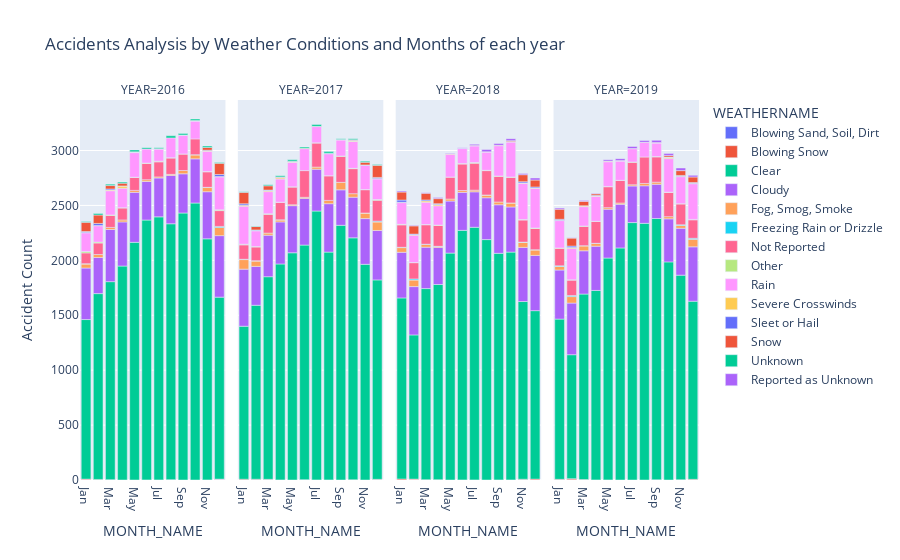

Source (notebook cell):
### Markdown cell above
**Does the frequency of accidents occurrence change with seasons, and is this influenced by weather conditions?**

### Code cell
import pandas as pd
import sqlalchemy as sq
import plotly.express as px

engine = sq.create_engine('mysql+mysqlconnector://l01-12:A9vwHwl5Sa4fa@datasciencedb2.ucalgary.ca/l01-12')

# SQL query to analyze the number of accidents based on weather conditions according to each month of the year
sql_query = """
    SELECT 
    YEAR(DATE) as YEAR,
    DATE_FORMAT(DATE, '%b') as MONTH_NAME,
    WEATHERNAME,
    COUNT(*) AS accident_count
    FROM
        accidents
    GROUP BY
        YEAR(DATE),
        MONTH(DATE),
        WEATHERNAME
"""

MonthWeather_Accident = pd.read_sql_query(sql_query, engine)

# Define the order of months in chronological order
month_order = [
    'Jan', 'Feb', 'Mar', 'Apr', 'May', 'Jun', 'Jul', 'Aug', 'Sep', 'Oct', 'Nov', 'Dec'
]

# Visualize with Plotly Express
fig = px.bar(
    MonthWeather_Accident,
    x='MONTH_NAME',
    y='accident_count',
    color='WEATHERNAME',
    facet_col='YEAR',
    labels={'accident_count': 'Accident Count'},
    title='Accidents Analysis by Weather Conditions and Months of each year',
    category_orders={'MONTH_NAME': month_order}  # Set the order of months
)

fig.show()
fig.write_html(r"/Users/archangeloouano/Documents/UofC - Data Science and Analytics/Data 604 Working with Data at Scale/Project/accidents_analysis.html")

### Figure 1 — Plotly figure (JSON) as saved in the notebook; plotly's stock layout.template omitted (floating-point values rounded to 4 significant figures)
{"data": [{"alignmentgroup": "True", "hovertemplate": "WEATHERNAME=Blowing Sand, Soil, Dirt<br>YEAR=2016<br>MONTH_NAME=%{x}<br>Accident Count=%{y}<extra></extra>", "legendgroup": "Blowing Sand, Soil, Dirt", "marker": {"color": "#636efa", "pattern": {"shape": ""}}, "name": "Blowing Sand, Soil, Dirt", "offsetgroup": "Blowing Sand, Soil, Dirt", "orientation": "v", "showlegend": true, "textposition": "auto", "type": "bar", "x": ["Jan", "Feb", "Mar", "Jun", "Jul", "Aug", "Nov", "Dec"], "xaxis": "x", "y": [2, 1, 2, 1, 1, 3, 1, 6], "yaxis": "y"}, {"alignmentgroup": "True", "hovertemplate": "WEATHERNAME=Blowing Sand, Soil, Dirt<br>YEAR=2017<br>MONTH_NAME=%{x}<br>Accident Count=%{y}<extra></extra>", "legendgroup": "Blowing Sand, Soil, Dirt", "marker": {"color": "#636efa", "pattern": {"shape": ""}}, "name": "Blowing Sand, Soil, Dirt", "offsetgroup": "Blowing Sand, Soil, Dirt", "orientation": "v", "showlegend": false, "textposition": "auto", "type": "bar", "x": ["Feb", "Mar", "Jun", "Jul", "Aug", "Dec"], "xaxis": "x2", "y": [2, 2, 3, 1, 1, 2], "yaxis": "y2"}, {"alignmentgroup": "True", "hovertemplate": "WEATHERNAME=Blowing Sand, Soil, Dirt<br>YEAR=2018<br>MONTH_NAME=%{x}<br>Accident Count=%{y}<extra></extra>", "legendgroup": "Blowing Sand, Soil, Dirt", "marker": {"color": "#636efa", "pattern": {"shape": ""}}, "name": "Blowing Sand, Soil, Dirt", "offsetgroup": "Blowing Sand, Soil, Dirt", "orientation": "v", "showlegend": false, "textposition": "auto", "type": "bar", "x": ["Feb", "Apr", "Jun", "Jul", "Sep", "Nov"], "xaxis": "x3", "y": [3, 1, 1, 1, 1, 3], "yaxis": "y3"}, {"alignmentgroup": "True", "hovertemplate": "WEATHERNAME=Blowing Sand, Soil, Dirt<br>YEAR=2019<br>MONTH_NAME=%{x}<br>Accident Count=%{y}<extra></extra>", "legendgroup": "Blowing Sand, Soil, Dirt", "marker": {"color": "#636efa", "pattern": {"shape": ""}}, "name": "Blowing Sand, Soil, Dirt", "offsetgroup": "Blowing Sand, Soil, Dirt", "orientation": "v", "showlegend": false, "textposition": "auto", "type": "bar", "x": ["Jan", "Feb", "Mar", "Apr", "May", "Sep"], "xaxis": "x4", "y": [1, 3, 1, 1, 1, 2], "yaxis": "y4"}, {"alignmentgroup": "True", "hovertemplate": "WEATHERNAME=Blowing Snow<br>YEAR=2016<br>MONTH_NAME=%{x}<br>Accident Count=%{y}<extra></extra>", "legendgroup": "Blowing Snow", "marker": {"color": "#EF553B", "pattern": {"shape": ""}}, "name": "Blowing Snow", "offsetgroup": "Blowing Snow", "orientation": "v", "showlegend": true, "textposition": "auto", "type": "bar", "x": ["Jan", "Feb", "Mar", "Dec"], "xaxis": "x", "y": [6, 4, 1, 2], "yaxis": "y"}, {"alignmentgroup": "True", "hovertemplate": "WEATHERNAME=Blowing Snow<br>YEAR=2017<br>MONTH_NAME=%{x}<br>Accident Count=%{y}<extra></extra>", "legendgroup": "Blowing Snow", "marker": {"color": "#EF553B", "pattern": {"shape": ""}}, "name": "Blowing Snow", "offsetgroup": "Blowing Snow", "orientation": "v", "showlegend": false, "textposition": "auto", "type": "bar", "x": ["Jan", "Feb", "Mar", "Apr", "Oct", "Dec"], "xaxis": "x2", "y": [7, 5, 4, 1, 2, 4], "yaxis": "y2"}, {"alignmentgroup": "True", "hovertemplate": "WEATHERNAME=Blowing Snow<br>YEAR=2018<br>MONTH_NAME=%{x}<br>Accident Count=%{y}<extra></extra>", "legendgroup": "Blowing Snow", "marker": {"color": "#EF553B", "pattern": {"shape": ""}}, "name": "Blowing Snow", "offsetgroup": "Blowing Snow", "orientation": "v", "showlegend": false, "textposition": "auto", "type": "bar", "x": ["Jan", "Feb", "Mar", "Apr", "Oct", "Nov", "Dec"], "xaxis": "x3", "y": [9, 5, 3, 2, 1, 4, 8], "yaxis": "y3"}, {"alignmentgroup": "True", "hovertemplate": "WEATHERNAME=Blowing Snow<br>YEAR=2019<br>MONTH_NAME=%{x}<br>Accident Count=%{y}<extra></extra>", "legendgroup": "Blowing Snow", "marker": {"color": "#EF553B", "pattern": {"shape": ""}}, "name": "Blowing Snow", "offsetgroup": "Blowing Snow", "orientation": "v", "showlegend": false, "textposition": "auto", "type": "bar", "x": ["Jan", "Feb", "Mar", "Nov", "Dec"], "xaxis": "x4", "y": [5, 9, 3, 2, 6], "yaxis": "y4"}, {"alignmentgroup": "True", "hovertemplate": "WEATHERNAME=Clear<br>YEAR=2016<br>MONTH_NAME=%{x}<br>Accident Count=%{y}<extra></extra>", "legendgroup": "Clear", "marker": {"color": "#00cc96", "pattern": {"shape": ""}}, "name": "Clear", "offsetgroup": "Clear", "orientation": "v", "showlegend": true, "textposition": "auto", "type": "bar", "x": ["Jan", "Feb", "Mar", "Apr", "May", "Jun", "Jul", "Aug", "Sep", "Oct", "Nov", "Dec"], "xaxis": "x", "y": [1453, 1692, 1803, 1948, 2164, 2366, 2395, 2330, 2431, 2522, 2195, 1657], "yaxis": "y"}, {"alignmentgroup": "True", "hovertemplate": "WEATHERNAME=Clear<br>YEAR=2017<br>MONTH_NAME=%{x}<br>Accident Count=%{y}<extra></extra>", "legendgroup": "Clear", "marker": {"color": "#00cc96", "pattern": {"shape": ""}}, "name": "Clear", "offsetgroup": "Clear", "orientation": "v", "showlegend": false, "textposition": "auto", "type": "bar", "x": ["Jan", "Feb", "Mar", "Apr", "May", "Jun", "Jul", "Aug", "Sep", "Oct", "Nov", "Dec"], "xaxis": "x2", "y": [1393, 1584, 1845, 1966, 2069, 2136, 2448, 2074, 2319, 2203, 1964, 1816], "yaxis": "y2"}, {"alignmentgroup": "True", "hovertemplate": "WEATHERNAME=Clear<br>YEAR=2018<br>MONTH_NAME=%{x}<br>Accident Count=%{y}<extra></extra>", "legendgroup": "Clear", "marker": {"color": "#00cc96", "pattern": {"shape": ""}}, "name": "Clear", "offsetgroup": "Clear", "orientation": "v", "showlegend": false, "textposition": "auto", "type": "bar", "x": ["Jan", "Feb", "Mar", "Apr", "May", "Jun", "Jul", "Aug", "Sep", "Oct", "Nov", "Dec"], "xaxis": "x3", "y": [1649, 1313, 1740, 1777, 2066, 2272, 2300, 2189, 2063, 2074, 1618, 1534], "yaxis": "y3"}, {"alignmentgroup": "True", "hovertemplate": "WEATHERNAME=Clear<br>YEAR=2019<br>MONTH_NAME=%{x}<br>Accident Count=%{y}<extra></extra>", "legendgroup": "Clear", "marker": {"color": "#00cc96", "pattern": {"shape": ""}}, "name": "Clear", "offsetgroup": "Clear", "orientation": "v", "showlegend": false, "textposition": "auto", "type": "bar", "x": ["Jan", "Feb", "Mar", "Apr", "May", "Jun", "Jul", "Aug", "Sep", "Oct", "Nov", "Dec"], "xaxis": "x4", "y": [1459, 1129, 1689, 1725, 2020, 2113, 2344, 2337, 2379, 1986, 1863, 1622], "yaxis": "y4"}, {"alignmentgroup": "True", "hovertemplate": "WEATHERNAME=Cloudy<br>YEAR=2016<br>MONTH_NAME=%{x}<br>Accident Count=%{y}<extra></extra>", "legendgroup": "Cloudy", "marker": {"color": "#ab63fa", "pattern": {"shape": ""}}, "name": "Cloudy", "offsetgroup": "Cloudy", "orientation": "v", "showlegend": true, "textposition": "auto", "type": "bar", "x": ["Jan", "Feb", "Mar", "Apr", "May", "Jun", "Jul", "Aug", "Sep", "Oct", "Nov", "Dec"], "xaxis": "x", "y": [469, 329, 475, 402, 455, 351, 354, 440, 357, 402, 429, 560], "yaxis": "y"}, {"alignmentgroup": "True", "hovertemplate": "WEATHERNAME=Cloudy<br>YEAR=2017<br>MONTH_NAME=%{x}<br>Accident Count=%{y}<extra></extra>", "legendgroup": "Cloudy", "marker": {"color": "#ab63fa", "pattern": {"shape": ""}}, "name": "Cloudy", "offsetgroup": "Cloudy", "orientation": "v", "showlegend": false, "textposition": "auto", "type": "bar", "x": ["Jan", "Feb", "Mar", "Apr", "May", "Jun", "Jul", "Aug", "Sep", "Oct", "Nov", "Dec"], "xaxis": "x2", "y": [520, 354, 378, 383, 429, 425, 381, 441, 323, 370, 416, 450], "yaxis": "y2"}, {"alignmentgroup": "True", "hovertemplate": "WEATHERNAME=Cloudy<br>YEAR=2018<br>MONTH_NAME=%{x}<br>Accident Count=%{y}<extra></extra>", "legendgroup": "Cloudy", "marker": {"color": "#ab63fa", "pattern": {"shape": ""}}, "name": "Cloudy", "offsetgroup": "Cloudy", "orientation": "v", "showlegend": false, "textposition": "auto", "type": "bar", "x": ["Jan", "Feb", "Mar", "Apr", "May", "Jun", "Jul", "Aug", "Sep", "Oct", "Nov", "Dec"], "xaxis": "x3", "y": [415, 440, 377, 338, 474, 346, 323, 381, 442, 411, 493, 503], "yaxis": "y3"}, {"alignmentgroup": "True", "hovertemplate": "WEATHERNAME=Cloudy<br>YEAR=2019<br>MONTH_NAME=%{x}<br>Accident Count=%{y}<extra></extra>", "legendgroup": "Cloudy", "marker": {"color": "#ab63fa", "pattern": {"shape": ""}}, "name": "Cloudy", "offsetgroup": "Cloudy", "orientation": "v", "showlegend": false, "textposition": "auto", "type": "bar", "x": ["Jan", "Feb", "Mar", "Apr", "May", "Jun", "Jul", "Aug", "Sep", "Oct", "Nov", "Dec"], "xaxis": "x4", "y": [447, 470, 394, 403, 445, 397, 333, 342, 312, 392, 427, 495], "yaxis": "y4"}, {"alignmentgroup": "True", "hovertemplate": "WEATHERNAME=Fog, Smog, Smoke<br>YEAR=2016<br>MONTH_NAME=%{x}<br>Accident Count=%{y}<extra></extra>", "legendgroup": "Fog, Smog, Smoke", "marker": {"color": "#FFA15A", "pattern": {"shape": ""}}, "name": "Fog, Smog, Smoke", "offsetgroup": "Fog, Smog, Smoke", "orientation": "v", "showlegend": true, "textposition": "auto", "type": "bar", "x": ["Jan", "Feb", "Mar", "Apr", "May", "Jun", "Jul", "Aug", "Sep", "Oct", "Nov", "Dec"], "xaxis": "x", "y": [36, 27, 19, 18, 18, 16, 10, 10, 30, 36, 38, 75], "yaxis": "y"}, {"alignmentgroup": "True", "hovertemplate": "WEATHERNAME=Fog, Smog, Smoke<br>YEAR=2017<br>MONTH_NAME=%{x}<br>Accident Count=%{y}<extra></extra>", "legendgroup": "Fog, Smog, Smoke", "marker": {"color": "#FFA15A", "pattern": {"shape": ""}}, "name": "Fog, Smog, Smoke", "offsetgroup": "Fog, Smog, Smoke", "orientation": "v", "showlegend": false, "textposition": "auto", "type": "bar", "x": ["Jan", "Feb", "Mar", "Apr", "May", "Jun", "Jul", "Aug", "Sep", "Oct", "Nov", "Dec"], "xaxis": "x2", "y": [87, 48, 19, 18, 8, 10, 19, 30, 68, 32, 50, 77], "yaxis": "y2"}, {"alignmentgroup": "True", "hovertemplate": "WEATHERNAME=Fog, Smog, Smoke<br>YEAR=2018<br>MONTH_NAME=%{x}<br>Accident Count=%{y}<extra></extra>", "legendgroup": "Fog, Smog, Smoke", "marker": {"color": "#FFA15A", "pattern": {"shape": ""}}, "name": "Fog, Smog, Smoke", "offsetgroup": "Fog, Smog, Smoke", "orientation": "v", "showlegend": false, "textposition": "auto", "type": "bar", "x": ["Jan", "Feb", "Mar", "Apr", "May", "Jun", "Jul", "Aug", "Sep", "Oct", "Nov", "Dec"], "xaxis": "x3", "y": [43, 59, 25, 9, 18, 17, 15, 24, 25, 36, 46, 49], "yaxis": "y3"}, {"alignmentgroup": "True", "hovertemplate": "WEATHERNAME=Fog, Smog, Smoke<br>YEAR=2019<br>MONTH_NAME=%{x}<br>Accident Count=%{y}<extra></extra>", "legendgroup": "Fog, Smog, Smoke", "marker": {"color": "#FFA15A", "pattern": {"shape": ""}}, "name": "Fog, Smog, Smoke", "offsetgroup": "Fog, Smog, Smoke", "orientation": "v", "showlegend": false, "textposition": "auto", "type": "bar", "x": ["Jan", "Feb", "Mar", "Apr", "May", "Jun", "Jul", "Aug", "Sep", "Oct", "Nov", "Dec"], "xaxis": "x4", "y": [32, 59, 44, 25, 14, 12, 11, 21, 19, 20, 25, 68], "yaxis": "y4"}, {"alignmentgroup": "True", "hovertemplate": "WEATHERNAME=Freezing Rain or Drizzle<br>YEAR=2016<br>MONTH_NAME=%{x}<br>Accident Count=%{y}<extra></extra>", "legendgroup": "Freezing Rain or Drizzle", "marker": {"color": "#19d3f3", "pattern": {"shape": ""}}, "name": "Freezing Rain or Drizzle", "offsetgroup": "Freezing Rain or Drizzle", "orientation": "v", "showlegend": true, "textposition": "auto", "type": "bar", "x": ["Jan", "Oct", "Nov", "Dec"], "xaxis": "x", "y": [4, 2, 2, 9], "yaxis": "y"}, {"alignmentgroup": "True", "hovertemplate": "WEATHERNAME=Freezing Rain or Drizzle<br>YEAR=2017<br>MONTH_NAME=%{x}<br>Accident Count=%{y}<extra></extra>", "legendgroup": "Freezing Rain or Drizzle", "marker": {"color": "#19d3f3", "pattern": {"shape": ""}}, "name": "Freezing Rain or Drizzle", "offsetgroup": "Freezing Rain or Drizzle", "orientation": "v", "showlegend": false, "textposition": "auto", "type": "bar", "x": ["Jan", "Feb", "Apr", "Nov", "Dec"], "xaxis": "x2", "y": [3, 4, 1, 1, 8], "yaxis": "y2"}, {"alignmentgroup": "True", "hovertemplate": "WEATHERNAME=Freezing Rain or Drizzle<br>YEAR=2018<br>MONTH_NAME=%{x}<br>Accident Count=%{y}<extra></extra>", "legendgroup": "Freezing Rain or Drizzle", "marker": {"color": "#19d3f3", "pattern": {"shape": ""}}, "name": "Freezing Rain or Drizzle", "offsetgroup": "Freezing Rain or Drizzle", "orientation": "v", "showlegend": false, "textposition": "auto", "type": "bar", "x": ["Jan", "Feb", "Mar", "Apr", "Aug", "Oct", "Nov", "Dec"], "xaxis": "x3", "y": [3, 11, 2, 1, 1, 1, 2, 3], "yaxis": "y3"}, {"alignmentgroup": "True", "hovertemplate": "WEATHERNAME=Freezing Rain or Drizzle<br>YEAR=2019<br>MONTH_NAME=%{x}<br>Accident Count=%{y}<extra></extra>", "legendgroup": "Freezing Rain or Drizzle", "marker": {"color": "#19d3f3", "pattern": {"shape": ""}}, "name": "Freezing Rain or Drizzle", "offsetgroup": "Freezing Rain or Drizzle", "orientation": "v", "showlegend": false, "textposition": "auto", "type": "bar", "x": ["Jan", "Feb", "Mar", "Apr", "Nov", "Dec"], "xaxis": "x4", "y": [6, 10, 3, 1, 7, 10], "yaxis": "y4"}, {"alignmentgroup": "True", "hovertemplate": "WEATHERNAME=Not Reported<br>YEAR=2016<br>MONTH_NAME=%{x}<br>Accident Count=%{y}<extra></extra>", "legendgroup": "Not Reported", "marker": {"color": "#FF6692", "pattern": {"shape": ""}}, "name": "Not Reported", "offsetgroup": "Not Reported", "orientation": "v", "showlegend": true, "textposition": "auto", "type": "bar", "x": ["Jan", "Feb", "Mar", "Apr", "May", "Jun", "Jul", "Aug", "Sep", "Oct", "Nov", "Dec"], "xaxis": "x", "y": [98, 105, 109, 110, 118, 149, 137, 149, 150, 144, 141, 144], "yaxis": "y"}, {"alignmentgroup": "True", "hovertemplate": "WEATHERNAME=Not Reported<br>YEAR=2017<br>MONTH_NAME=%{x}<br>Accident Count=%{y}<extra></extra>", "legendgroup": "Not Reported", "marker": {"color": "#FF6692", "pattern": {"shape": ""}}, "name": "Not Reported", "offsetgroup": "Not Reported", "orientation": "v", "showlegend": false, "textposition": "auto", "type": "bar", "x": ["Jan", "Feb", "Mar", "Apr", "May", "Jun", "Jul", "Aug", "Sep", "Oct", "Nov", "Dec"], "xaxis": "x2", "y": [131, 125, 171, 159, 162, 243, 220, 224, 238, 228, 212, 190], "yaxis": "y2"}, {"alignmentgroup": "True", "hovertemplate": "WEATHERNAME=Not Reported<br>YEAR=2018<br>MONTH_NAME=%{x}<br>Accident Count=%{y}<extra></extra>", "legendgroup": "Not Reported", "marker": {"color": "#FF6692", "pattern": {"shape": ""}}, "name": "Not Reported", "offsetgroup": "Not Reported", "orientation": "v", "showlegend": false, "textposition": "auto", "type": "bar", "x": ["Jan", "Feb", "Mar", "Apr", "May", "Jun", "Jul", "Aug", "Sep", "Oct", "Nov", "Dec"], "xaxis": "x3", "y": [204, 148, 177, 191, 200, 241, 245, 222, 235, 233, 201, 193], "yaxis": "y3"}, {"alignmentgroup": "True", "hovertemplate": "WEATHERNAME=Not Reported<br>YEAR=2019<br>MONTH_NAME=%{x}<br>Accident Count=%{y}<extra></extra>", "legendgroup": "Not Reported", "marker": {"color": "#FF6692", "pattern": {"shape": ""}}, "name": "Not Reported", "offsetgroup": "Not Reported", "orientation": "v", "showlegend": false, "textposition": "auto", "type": "bar", "x": ["Jan", "Feb", "Mar", "Apr", "May", "Jun", "Jul", "Aug", "Sep", "Oct", "Nov", "Dec"], "xaxis": "x4", "y": [160, 140, 176, 199, 190, 206, 205, 241, 230, 220, 190, 168], "yaxis": "y4"}, {"alignmentgroup": "True", "hovertemplate": "WEATHERNAME=Other<br>YEAR=2016<br>MONTH_NAME=%{x}<br>Accident Count=%{y}<extra></extra>", "legendgroup": "Other", "marker": {"color": "#B6E880", "pattern": {"shape": ""}}, "name": "Other", "offsetgroup": "Other", "orientation": "v", "showlegend": true, "textposition": "auto", "type": "bar", "x": ["Jan", "Feb", "Mar", "Apr", "May", "Jun", "Jul", "Aug", "Sep", "Nov", "Dec"], "xaxis": "x", "y": [12, 8, 5, 1, 2, 3, 6, 3, 1, 3, 7], "yaxis": "y"}, {"alignmentgroup": "True", "hovertemplate": "WEATHERNAME=Other<br>YEAR=2017<br>MONTH_NAME=%{x}<br>Accident Count=%{y}<extra></extra>", "legendgroup": "Other", "marker": {"color": "#B6E880", "pattern": {"shape": ""}}, "name": "Other", "offsetgroup": "Other", "orientation": "v", "showlegend": false, "textposition": "auto", "type": "bar", "x": ["Jan", "Feb", "Mar", "Apr", "May", "Jul", "Aug", "Sep", "Oct", "Nov", "Dec"], "xaxis": "x2", "y": [6, 3, 5, 2, 1, 1, 1, 2, 3, 2, 7], "yaxis": "y2"}, {"alignmentgroup": "True", "hovertemplate": "WEATHERNAME=Other<br>YEAR=2018<br>MONTH_NAME=%{x}<br>Accident Count=%{y}<extra></extra>", "legendgroup": "Other", "marker": {"color": "#B6E880", "pattern": {"shape": ""}}, "name": "Other", "offsetgroup": "Other", "orientation": "v", "showlegend": false, "textposition": "auto", "type": "bar", "x": ["Jan", "Feb", "Mar", "Apr", "May", "Jun", "Jul", "Aug", "Sep", "Oct", "Nov", "Dec"], "xaxis": "x3", "y": [5, 1, 2, 2, 1, 4, 7, 3, 2, 3, 5, 5], "yaxis": "y3"}, {"alignmentgroup": "True", "hovertemplate": "WEATHERNAME=Other<br>YEAR=2019<br>MONTH_NAME=%{x}<br>Accident Count=%{y}<extra></extra>", "legendgroup": "Other", "marker": {"color": "#B6E880", "pattern": {"shape": ""}}, "name": "Other", "offsetgroup": "Other", "orientation": "v", "showlegend": false, "textposition": "auto", "type": "bar", "x": ["Jan", "Feb", "Mar", "Apr", "May", "Jun", "Jul", "Sep", "Oct", "Nov", "Dec"], "xaxis": "x4", "y": [3, 3, 3, 2, 3, 1, 3, 3, 3, 2, 4], "yaxis": "y4"}, {"alignmentgroup": "True", "hovertemplate": "WEATHERNAME=Rain<br>YEAR=2016<br>MONTH_NAME=%{x}<br>Accident Count=%{y}<extra></extra>", "legendgroup": "Rain", "marker": {"color": "#FF97FF", "pattern": {"shape": ""}}, "name": "Rain", "offsetgroup": "Rain", "orientation": "v", "showlegend": true, "textposition": "auto", "type": "bar", "x": ["Jan", "Feb", "Mar", "Apr", "May", "Jun", "Jul", "Aug", "Sep", "Oct", "Nov", "Dec"], "xaxis": "x", "y": [171, 149, 220, 178, 224, 127, 110, 180, 168, 162, 185, 300], "yaxis": "y"}, {"alignmentgroup": "True", "hovertemplate": "WEATHERNAME=Rain<br>YEAR=2017<br>MONTH_NAME=%{x}<br>Accident Count=%{y}<extra></extra>", "legendgroup": "Rain", "marker": {"color": "#FF97FF", "pattern": {"shape": ""}}, "name": "Rain", "offsetgroup": "Rain", "orientation": "v", "showlegend": false, "textposition": "auto", "type": "bar", "x": ["Jan", "Feb", "Mar", "Apr", "May", "Jun", "Jul", "Aug", "Sep", "Oct", "Nov", "Dec"], "xaxis": "x2", "y": [346, 144, 202, 211, 224, 200, 148, 200, 146, 244, 220, 187], "yaxis": "y2"}, {"alignmentgroup": "True", "hovertemplate": "WEATHERNAME=Rain<br>YEAR=2018<br>MONTH_NAME=%{x}<br>Accident Count=%{y}<extra></extra>", "legendgroup": "Rain", "marker": {"color": "#FF97FF", "pattern": {"shape": ""}}, "name": "Rain", "offsetgroup": "Rain", "orientation": "v", "showlegend": false, "textposition": "auto", "type": "bar", "x": ["Jan", "Feb", "Mar", "Apr", "May", "Jun", "Jul", "Aug", "Sep", "Oct", "Nov", "Dec"], "xaxis": "x3", "y": [198, 249, 203, 176, 208, 137, 151, 166, 276, 319, 330, 361], "yaxis": "y3"}, {"alignmentgroup": "True", "hovertemplate": "WEATHERNAME=Rain<br>YEAR=2019<br>MONTH_NAME=%{x}<br>Accident Count=%{y}<extra></extra>", "legendgroup": "Rain", "marker": {"color": "#FF97FF", "pattern": {"shape": ""}}, "name": "Rain", "offsetgroup": "Rain", "orientation": "v", "showlegend": false, "textposition": "auto", "type": "bar", "x": ["Jan", "Feb", "Mar", "Apr", "May", "Jun", "Jul", "Aug", "Sep", "Oct", "Nov", "Dec"], "xaxis": "x4", "y": [249, 285, 176, 227, 225, 175, 121, 133, 124, 306, 246, 325], "yaxis": "y4"}, {"alignmentgroup": "True", "hovertemplate": "WEATHERNAME=Severe Crosswinds<br>YEAR=2016<br>MONTH_NAME=%{x}<br>Accident Count=%{y}<extra></extra>", "legendgroup": "Severe Crosswinds", "marker": {"color": "#FECB52", "pattern": {"shape": ""}}, "name": "Severe Crosswinds", "offsetgroup": "Severe Crosswinds", "orientation": "v", "showlegend": true, "textposition": "auto", "type": "bar", "x": ["Jan", "Feb", "Mar", "Apr", "May", "Jul", "Sep", "Oct", "Nov", "Dec"], "xaxis": "x", "y": [2, 3, 6, 19, 3, 3, 3, 2, 3, 4], "yaxis": "y"}, {"alignmentgroup": "True", "hovertemplate": "WEATHERNAME=Severe Crosswinds<br>YEAR=2017<br>MONTH_NAME=%{x}<br>Accident Count=%{y}<extra></extra>", "legendgroup": "Severe Crosswinds", "marker": {"color": "#FECB52", "pattern": {"shape": ""}}, "name": "Severe Crosswinds", "offsetgroup": "Severe Crosswinds", "orientation": "v", "showlegend": false, "textposition": "auto", "type": "bar", "x": ["Jan", "Feb", "Mar", "Apr", "May", "Jun", "Jul", "Aug", "Sep", "Oct", "Nov", "Dec"], "xaxis": "x2", "y": [9, 3, 11, 10, 3, 4, 3, 2, 3, 6, 2, 4], "yaxis": "y2"}, {"alignmentgroup": "True", "hovertemplate": "WEATHERNAME=Severe Crosswinds<br>YEAR=2018<br>MONTH_NAME=%{x}<br>Accident Count=%{y}<extra></extra>", "legendgroup": "Severe Crosswinds", "marker": {"color": "#FECB52", "pattern": {"shape": ""}}, "name": "Severe Crosswinds", "offsetgroup": "Severe Crosswinds", "orientation": "v", "showlegend": false, "textposition": "auto", "type": "bar", "x": ["Jan", "Feb", "Mar", "Apr", "May", "Jun", "Jul", "Aug", "Sep", "Oct", "Nov", "Dec"], "xaxis": "x3", "y": [3, 4, 12, 12, 4, 1, 3, 2, 4, 2, 3, 3], "yaxis": "y3"}, {"alignmentgroup": "True", "hovertemplate": "WEATHERNAME=Severe Crosswinds<br>YEAR=2019<br>MONTH_NAME=%{x}<br>Accident Count=%{y}<extra></extra>", "legendgroup": "Severe Crosswinds", "marker": {"color": "#FECB52", "pattern": {"shape": ""}}, "name": "Severe Crosswinds", "offsetgroup": "Severe Crosswinds", "orientation": "v", "showlegend": false, "textposition": "auto", "type": "bar", "x": ["Jan", "Feb", "Mar", "Apr", "May", "Jun", "Jul", "Aug", "Sep", "Oct", "Nov", "Dec"], "xaxis": "x4", "y": [3, 9, 7, 4, 3, 3, 1, 1, 2, 11, 3, 4], "yaxis": "y4"}, {"alignmentgroup": "True", "hovertemplate": "WEATHERNAME=Sleet or Hail<br>YEAR=2016<br>MONTH_NAME=%{x}<br>Accident Count=%{y}<extra></extra>", "legendgroup": "Sleet or Hail", "marker": {"color": "#636efa", "pattern": {"shape": ""}}, "name": "Sleet or Hail", "offsetgroup": "Sleet or Hail", "orientation": "v", "showlegend": true, "textposition": "auto", "type": "bar", "x": ["Jan", "Feb", "Mar", "Apr", "May", "Sep", "Nov", "Dec"], "xaxis": "x", "y": [9, 18, 10, 2, 2, 1, 6, 18], "yaxis": "y"}, {"alignmentgroup": "True", "hovertemplate": "WEATHERNAME=Sleet or Hail<br>YEAR=2017<br>MONTH_NAME=%{x}<br>Accident Count=%{y}<extra></extra>", "legendgroup": "Sleet or Hail", "marker": {"color": "#636efa", "pattern": {"shape": ""}}, "name": "Sleet or Hail", "offsetgroup": "Sleet or Hail", "orientation": "v", "showlegend": false, "textposition": "auto", "type": "bar", "x": ["Jan", "Feb", "Mar", "Apr", "May", "Aug", "Sep", "Oct", "Nov", "Dec"], "xaxis": "x2", "y": [13, 5, 3, 5, 3, 3, 1, 5, 2, 10], "yaxis": "y2"}, {"alignmentgroup": "True", "hovertemplate": "WEATHERNAME=Sleet or Hail<br>YEAR=2018<br>MONTH_NAME=%{x}<br>Accident Count=%{y}<extra></extra>", "legendgroup": "Sleet or Hail", "marker": {"color": "#636efa", "pattern": {"shape": ""}}, "name": "Sleet or Hail", "offsetgroup": "Sleet or Hail", "orientation": "v", "showlegend": false, "textposition": "auto", "type": "bar", "x": ["Jan", "Feb", "Mar", "Apr", "May", "Jun", "Oct", "Nov", "Dec"], "xaxis": "x3", "y": [20, 6, 9, 7, 1, 1, 1, 11, 9], "yaxis": "y3"}, {"alignmentgroup": "True", "hovertemplate": "WEATHERNAME=Sleet or Hail<br>YEAR=2019<br>MONTH_NAME=%{x}<br>Accident Count=%{y}<extra></extra>", "legendgroup": "Sleet or Hail", "marker": {"color": "#636efa", "pattern": {"shape": ""}}, "name": "Sleet or Hail", "offsetgroup": "Sleet or Hail", "orientation": "v", "showlegend": false, "textposition": "auto", "type": "bar", "x": ["Jan", "Feb", "Mar", "Apr", "May", "Jun", "Oct", "Nov", "Dec"], "xaxis": "x4", "y": [9, 13, 1, 6, 1, 1, 2, 8, 6], "yaxis": "y4"}, {"alignmentgroup": "True", "hovertemplate": "WEATHERNAME=Snow<br>YEAR=2016<br>MONTH_NAME=%{x}<br>Accident Count=%{y}<extra></extra>", "legendgroup": "Snow", "marker": {"color": "#EF553B", "pattern": {"shape": ""}}, "name": "Snow", "offsetgroup": "Snow", "orientation": "v", "showlegend": true, "textposition": "auto", "type": "bar", "x": ["Jan", "Feb", "Mar", "Apr", "May", "Oct", "Nov", "Dec"], "xaxis": "x", "y": [84, 77, 31, 25, 2, 4, 25, 102], "yaxis": "y"}, {"alignmentgroup": "True", "hovertemplate": "WEATHERNAME=Snow<br>YEAR=2017<br>MONTH_NAME=%{x}<br>Accident Count=%{y}<extra></extra>", "legendgroup": "Snow", "marker": {"color": "#EF553B", "pattern": {"shape": ""}}, "name": "Snow", "offsetgroup": "Snow", "orientation": "v", "showlegend": false, "textposition": "auto", "type": "bar", "x": ["Jan", "Feb", "Mar", "Apr", "May", "Oct", "Nov", "Dec"], "xaxis": "x2", "y": [104, 31, 39, 4, 3, 5, 24, 110], "yaxis": "y2"}, {"alignmentgroup": "True", "hovertemplate": "WEATHERNAME=Snow<br>YEAR=2018<br>MONTH_NAME=%{x}<br>Accident Count=%{y}<extra></extra>", "legendgroup": "Snow", "marker": {"color": "#EF553B", "pattern": {"shape": ""}}, "name": "Snow", "offsetgroup": "Snow", "orientation": "v", "showlegend": false, "textposition": "auto", "type": "bar", "x": ["Jan", "Feb", "Mar", "Apr", "Oct", "Nov", "Dec"], "xaxis": "x3", "y": [73, 75, 62, 46, 9, 64, 63], "yaxis": "y3"}, {"alignmentgroup": "True", "hovertemplate": "WEATHERNAME=Snow<br>YEAR=2019<br>MONTH_NAME=%{x}<br>Accident Count=%{y}<extra></extra>", "legendgroup": "Snow", "marker": {"color": "#EF553B", "pattern": {"shape": ""}}, "name": "Snow", "offsetgroup": "Snow", "orientation": "v", "showlegend": false, "textposition": "auto", "type": "bar", "x": ["Jan", "Feb", "Mar", "Apr", "May", "Sep", "Oct", "Nov", "Dec"], "xaxis": "x4", "y": [92, 73, 40, 14, 2, 1, 14, 44, 51], "yaxis": "y4"}, {"alignmentgroup": "True", "hovertemplate": "WEATHERNAME=Unknown<br>YEAR=2016<br>MONTH_NAME=%{x}<br>Accident Count=%{y}<extra></extra>", "legendgroup": "Unknown", "marker": {"color": "#00cc96", "pattern": {"shape": ""}}, "name": "Unknown", "offsetgroup": "Unknown", "orientation": "v", "showlegend": true, "textposition": "auto", "type": "bar", "x": ["Jan", "Feb", "Mar", "Apr", "May", "Jun", "Jul", "Aug", "Sep", "Oct", "Nov", "Dec"], "xaxis": "x", "y": [8, 13, 13, 10, 17, 12, 9, 19, 13, 13, 13, 6], "yaxis": "y"}, {"alignmentgroup": "True", "hovertemplate": "WEATHERNAME=Unknown<br>YEAR=2017<br>MONTH_NAME=%{x}<br>Accident Count=%{y}<extra></extra>", "legendgroup": "Unknown", "marker": {"color": "#00cc96", "pattern": {"shape": ""}}, "name": "Unknown", "offsetgroup": "Unknown", "orientation": "v", "showlegend": false, "textposition": "auto", "type": "bar", "x": ["Jan", "Feb", "Mar", "Apr", "May", "Jun", "Jul", "Aug", "Sep", "Oct", "Nov", "Dec"], "xaxis": "x2", "y": [6, 4, 10, 10, 13, 11, 16, 14, 8, 9, 10, 7], "yaxis": "y2"}, {"alignmentgroup": "True", "hovertemplate": "WEATHERNAME=Reported as Unknown<br>YEAR=2018<br>MONTH_NAME=%{x}<br>Accident Count=%{y}<extra></extra>", "legendgroup": "Reported as Unknown", "marker": {"color": "#ab63fa", "pattern": {"shape": ""}}, "name": "Reported as Unknown", "offsetgroup": "Reported as Unknown", "orientation": "v", "showlegend": true, "textposition": "auto", "type": "bar", "x": ["Jan", "Feb", "Mar", "Apr", "May", "Jun", "Jul", "Aug", "Sep", "Oct", "Nov", "Dec"], "xaxis": "x3", "y": [9, 6, 3, 10, 5, 6, 11, 21, 16, 18, 11, 19], "yaxis": "y3"}, {"alignmentgroup": "True", "hovertemplate": "WEATHERNAME=Reported as Unknown<br>YEAR=2019<br>MONTH_NAME=%{x}<br>Accident Count=%{y}<extra></extra>", "legendgroup": "Reported as Unknown", "marker": {"color": "#ab63fa", "pattern": {"shape": ""}}, "name": "Reported as Unknown", "offsetgroup": "Reported as Unknown", "orientation": "v", "showlegend": false, "textposition": "auto", "type": "bar", "x": ["Jan", "Feb", "Mar", "Apr", "May", "Jun", "Jul", "Aug", "Sep", "Oct", "Nov", "Dec"], "xaxis": "x4", "y": [10, 2, 7, 4, 13, 18, 19, 16, 21, 18, 24, 15], "yaxis": "y4"}], "layout": {"annotations": [{"font": {}, "showarrow": false, "text": "YEAR=2016", "x": 0.1175, "xanchor": "center", "xref": "paper", "y": 1, "yanchor": "bottom", "yref": "paper"}, {"font": {}, "showarrow": false, "text": "YEAR=2017", "x": 0.3725, "xanchor": "center", "xref": "paper", "y": 1, "yanchor": "bottom", "yref": "paper"}, {"font": {}, "showarrow": false, "text": "YEAR=2018", "x": 0.6275, "xanchor": "center", "xref": "paper", "y": 1, "yanchor": "bottom", "yref": "paper"}, {"font": {}, "showarrow": false, "text": "YEAR=2019", "x": 0.8825, "xanchor": "center", "xref": "paper", "y": 1, "yanchor": "bottom", "yref": "paper"}], "barmode": "relative", "legend": {"title": {"text": "WEATHERNAME"}, "tracegroupgap": 0}, "title": {"text": "Accidents Analysis by Weather Conditions and Months of each year"}, "xaxis": {"anchor": "y", "categoryarray": ["Jan", "Feb", "Mar", "Apr", "May", "Jun", "Jul", "Aug", "Sep", "Oct", "Nov", "Dec"], "categoryorder": "array", "domain": [0, 0.235], "title": {"text": "MONTH_NAME"}}, "xaxis2": {"anchor": "y2", "categoryarray": ["Jan", "Feb", "Mar", "Apr", "May", "Jun", "Jul", "Aug", "Sep", "Oct", "Nov", "Dec"], "categoryorder": "array", "domain": [0.255, 0.49], "matches": "x", "title": {"text": "MONTH_NAME"}}, "xaxis3": {"anchor": "y3", "categoryarray": ["Jan", "Feb", "Mar", "Apr", "May", "Jun", "Jul", "Aug", "Sep", "Oct", "Nov", "Dec"], "categoryorder": "array", "domain": [0.51, 0.745], "matches": "x", "title": {"text": "MONTH_NAME"}}, "xaxis4": {"anchor": "y4", "categoryarray": ["Jan", "Feb", "Mar", "Apr", "May", "Jun", "Jul", "Aug", "Sep", "Oct", "Nov", "Dec"], "categoryorder": "array", "domain": [0.765, 1.0], "matches": "x", "title": {"text": "MONTH_NAME"}}, "yaxis": {"anchor": "x", "domain": [0, 1], "title": {"text": "Accident Count"}}, "yaxis2": {"anchor": "x2", "domain": [0, 1], "matches": "y", "showticklabels": false}, "yaxis3": {"anchor": "x3", "domain": [0, 1], "matches": "y", "showticklabels": false}, "yaxis4": {"anchor": "x4", "domain": [0, 1], "matches": "y", "showticklabels": false}}}
